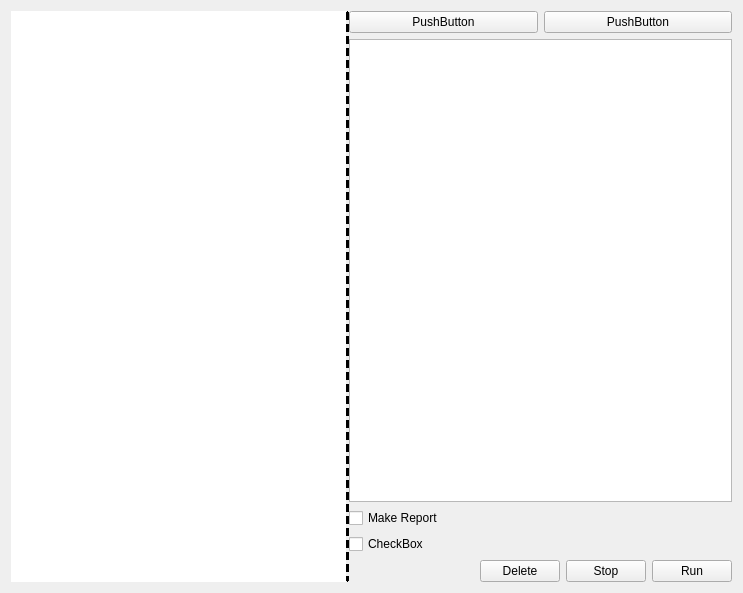
<?xml version="1.0" encoding="UTF-8"?>
<ui version="4.0">
 <class>Form</class>
 <widget class="QWidget" name="Form">
  <property name="geometry">
   <rect>
    <x>0</x>
    <y>0</y>
    <width>743</width>
    <height>593</height>
   </rect>
  </property>
  <property name="windowTitle">
   <string>Form</string>
  </property>
  <property name="styleSheet">
   <string notr="true">QSplitter::handle:horizontal {
border: 2px dashed black;}</string>
  </property>
  <layout class="QVBoxLayout" name="verticalLayout_2">
   <item>
    <widget class="QSplitter" name="splitter">
     <property name="styleSheet">
      <string notr="true"/>
     </property>
     <property name="frameShadow">
      <enum>QFrame::Raised</enum>
     </property>
     <property name="orientation">
      <enum>Qt::Horizontal</enum>
     </property>
     <property name="handleWidth">
      <number>3</number>
     </property>
     <widget class="QTreeView" name="treeView">
      <property name="sizePolicy">
       <sizepolicy hsizetype="Expanding" vsizetype="Expanding">
        <horstretch>0</horstretch>
        <verstretch>0</verstretch>
       </sizepolicy>
      </property>
      <property name="minimumSize">
       <size>
        <width>0</width>
        <height>0</height>
       </size>
      </property>
      <property name="maximumSize">
       <size>
        <width>16777215</width>
        <height>16777215</height>
       </size>
      </property>
      <property name="baseSize">
       <size>
        <width>0</width>
        <height>0</height>
       </size>
      </property>
      <property name="styleSheet">
       <string notr="true"/>
      </property>
      <property name="frameShape">
       <enum>QFrame::NoFrame</enum>
      </property>
     </widget>
     <widget class="QWidget" name="verticalLayoutWidget">
      <layout class="QVBoxLayout" name="verticalLayout" stretch="0,0,0">
       <property name="sizeConstraint">
        <enum>QLayout::SetDefaultConstraint</enum>
       </property>
       <item>
        <layout class="QHBoxLayout" name="horizontalLayout_2">
         <item>
          <widget class="QPushButton" name="pushButton">
           <property name="text">
            <string>PushButton</string>
           </property>
          </widget>
         </item>
         <item>
          <widget class="QPushButton" name="pushButton_2">
           <property name="text">
            <string>PushButton</string>
           </property>
          </widget>
         </item>
        </layout>
       </item>
       <item>
        <widget class="QListView" name="listView">
         <property name="editTriggers">
          <set>QAbstractItemView::NoEditTriggers</set>
         </property>
         <property name="selectionMode">
          <enum>QAbstractItemView::ExtendedSelection</enum>
         </property>
        </widget>
       </item>
       <item>
        <layout class="QVBoxLayout" name="verticalLayout_3">
         <item>
          <widget class="QCheckBox" name="checkBox">
           <property name="text">
            <string>Make Report</string>
           </property>
          </widget>
         </item>
         <item>
          <widget class="QCheckBox" name="checkBox_2">
           <property name="text">
            <string>CheckBox</string>
           </property>
          </widget>
         </item>
         <item>
          <layout class="QHBoxLayout" name="horizontalLayout">
           <item>
            <spacer name="horizontalSpacer">
             <property name="orientation">
              <enum>Qt::Horizontal</enum>
             </property>
             <property name="sizeHint" stdset="0">
              <size>
               <width>40</width>
               <height>20</height>
              </size>
             </property>
            </spacer>
           </item>
           <item>
            <widget class="QPushButton" name="btnDel">
             <property name="text">
              <string>Delete</string>
             </property>
            </widget>
           </item>
           <item>
            <widget class="QPushButton" name="btnStop">
             <property name="text">
              <string>Stop</string>
             </property>
            </widget>
           </item>
           <item>
            <widget class="QPushButton" name="btnRun">
             <property name="text">
              <string>Run</string>
             </property>
            </widget>
           </item>
          </layout>
         </item>
        </layout>
       </item>
      </layout>
     </widget>
    </widget>
   </item>
  </layout>
 </widget>
 <resources/>
 <connections/>
</ui>
